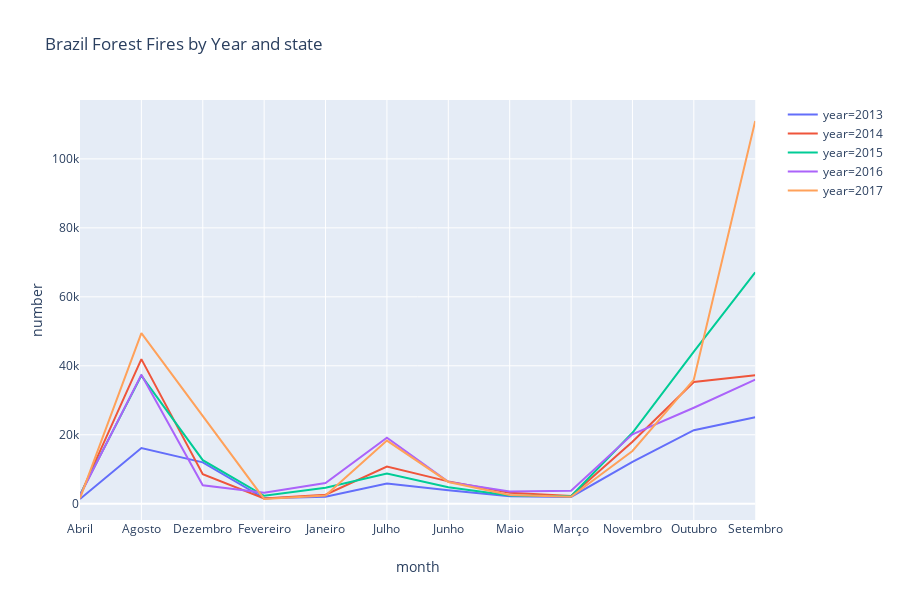

Notebook code for this chart:
### Code cell
YEAR_MONTH = df.groupby(['year', 'month']).sum()
YEAR_MONTH = YEAR_MONTH.reset_index()

YEAR_MONTH_5 = YEAR_MONTH[YEAR_MONTH['year'] > 2012]

fig = go.Figure()
fig = px.line(YEAR_MONTH_5, x="month", y="number", title='Brazil Forest Fires by Year and state', color= 'year')
fig.show()

### Figure 1 — Plotly figure (JSON) as saved in the notebook; plotly's stock layout.template omitted (floating-point values rounded to 4 significant figures)
{"data": [{"hoverlabel": {"namelength": 0}, "hovertemplate": "year=2013<br>month=%{x}<br>number=%{y}", "legendgroup": "year=2013", "line": {"color": "#636efa", "dash": "solid"}, "mode": "lines", "name": "year=2013", "showlegend": true, "type": "scatter", "x": ["Abril", "Agosto", "Dezembro", "Fevereiro", "Janeiro", "Julho", "Junho", "Maio", "Março", "Novembro", "Outubro", "Setembro"], "xaxis": "x", "y": [1372, 16143, 12006, 1587, 2045, 5843, 3898, 2165, 1969, 12150, 21325, 25069], "yaxis": "y"}, {"hoverlabel": {"namelength": 0}, "hovertemplate": "year=2014<br>month=%{x}<br>number=%{y}", "legendgroup": "year=2014", "line": {"color": "#EF553B", "dash": "solid"}, "mode": "lines", "name": "year=2014", "showlegend": true, "type": "scatter", "x": ["Abril", "Agosto", "Dezembro", "Fevereiro", "Janeiro", "Julho", "Junho", "Maio", "Março", "Novembro", "Outubro", "Setembro"], "xaxis": "x", "y": [2358, 41928, 8562, 1547, 2633, 10801, 6483, 3189, 2224, 17989, 35320, 37225], "yaxis": "y"}, {"hoverlabel": {"namelength": 0}, "hovertemplate": "year=2015<br>month=%{x}<br>number=%{y}", "legendgroup": "year=2015", "line": {"color": "#00cc96", "dash": "solid"}, "mode": "lines", "name": "year=2015", "showlegend": true, "type": "scatter", "x": ["Abril", "Agosto", "Dezembro", "Fevereiro", "Janeiro", "Julho", "Junho", "Maio", "Março", "Novembro", "Outubro", "Setembro"], "xaxis": "x", "y": [2573, 37167, 12647, 2309, 4635, 8752, 4775, 2384, 2202, 20590, 44138, 67124], "yaxis": "y"}, {"hoverlabel": {"namelength": 0}, "hovertemplate": "year=2016<br>month=%{x}<br>number=%{y}", "legendgroup": "year=2016", "line": {"color": "#ab63fa", "dash": "solid"}, "mode": "lines", "name": "year=2016", "showlegend": true, "type": "scatter", "x": ["Abril", "Agosto", "Dezembro", "Fevereiro", "Janeiro", "Julho", "Junho", "Maio", "Março", "Novembro", "Outubro", "Setembro"], "xaxis": "x", "y": [2379, 37408, 5346, 3202, 5979, 19141, 6339, 3568, 3796, 20153, 27843, 35978], "yaxis": "y"}, {"hoverlabel": {"namelength": 0}, "hovertemplate": "year=2017<br>month=%{x}<br>number=%{y}", "legendgroup": "year=2017", "line": {"color": "#FFA15A", "dash": "solid"}, "mode": "lines", "name": "year=2017", "showlegend": true, "type": "scatter", "x": ["Abril", "Agosto", "Fevereiro", "Janeiro", "Julho", "Junho", "Maio", "Março", "Novembro", "Outubro", "Setembro"], "xaxis": "x", "y": [1559, 49485, 1400, 2408, 18303, 6318, 2506, 2017, 15308, 35997, 110988], "yaxis": "y"}], "layout": {"height": 600, "legend": {"tracegroupgap": 0}, "title": {"text": "Brazil Forest Fires by Year and state"}, "xaxis": {"anchor": "y", "domain": [0, 0.98], "title": {"text": "month"}}, "yaxis": {"anchor": "x", "domain": [0, 1], "title": {"text": "number"}}}}
